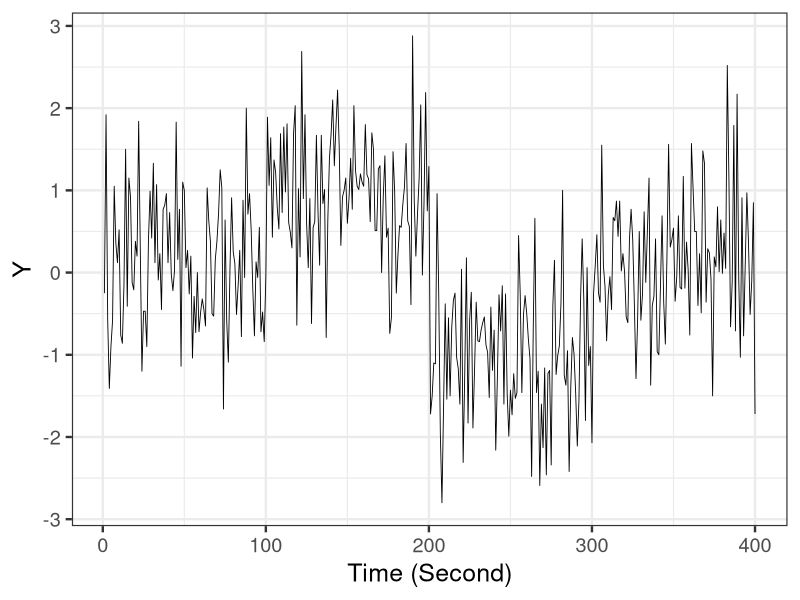

This figure's R source:
library(ggplot2)

d <- read.csv(file='input/data-changepoint.txt')
p <- ggplot() +
  theme_bw(base_size=18) +
  geom_line(data=d, aes(x=X, y=Y), linewidth=0.3) +
  labs(x='Time (Second)', y='Y')
ggsave(p, file='output/fig12-5-left.png', dpi=300, w=4, h=3)
